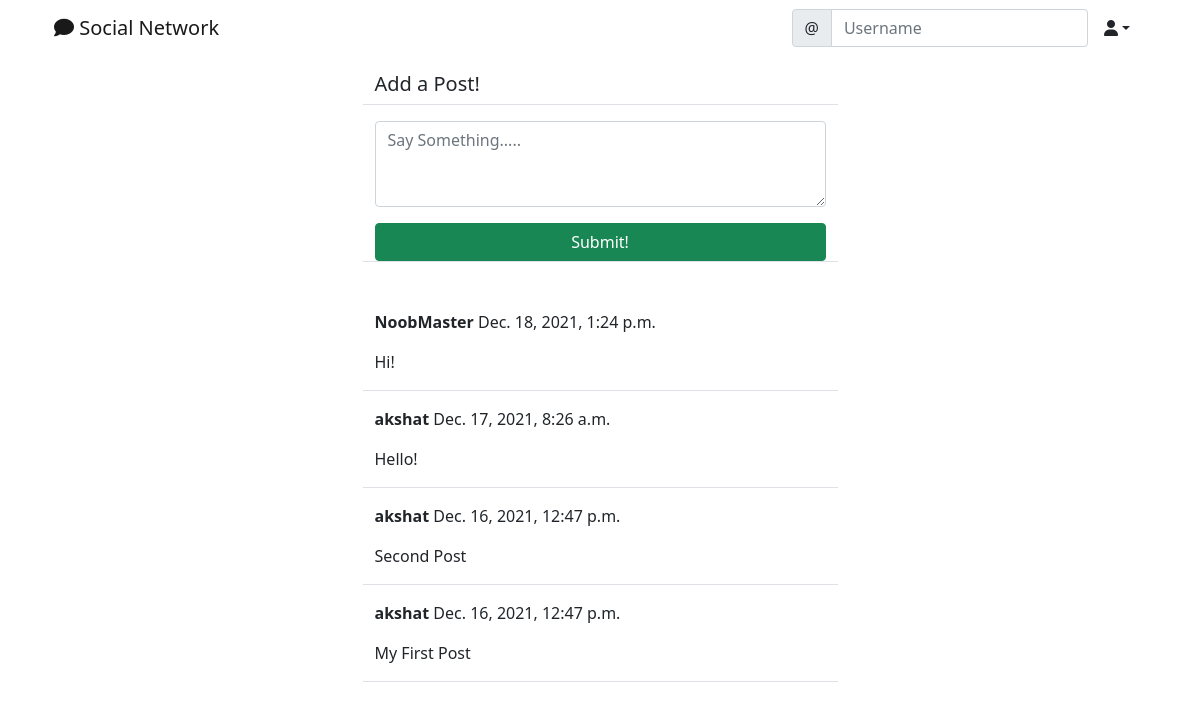
The app's page /social/ (signed in), older data.
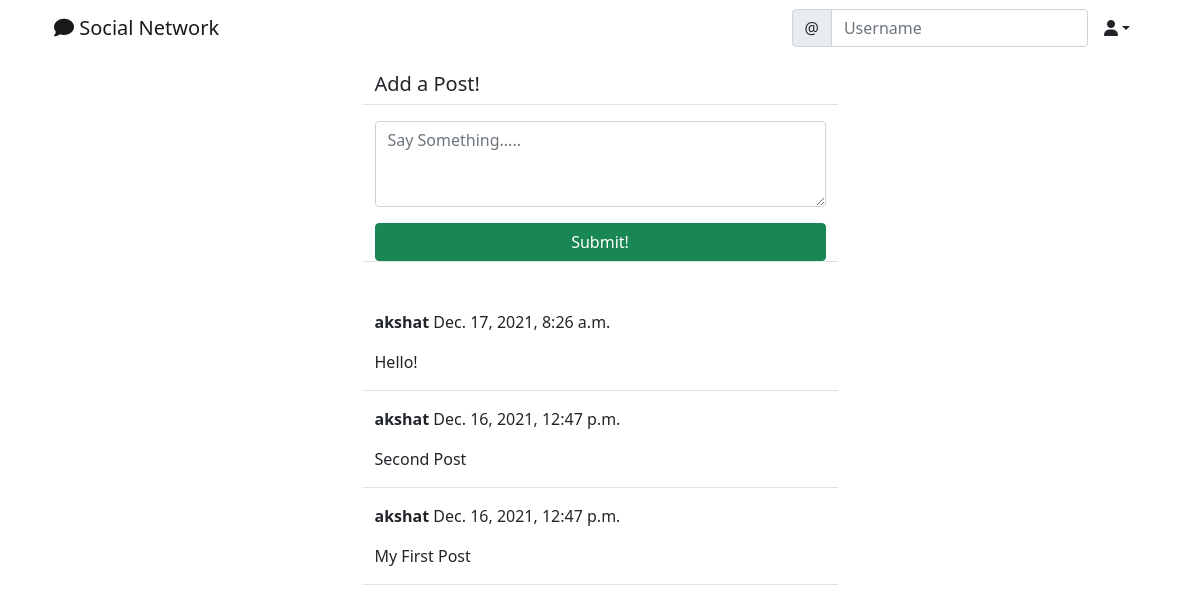
The same page, newer data.
### social/models.py (models this page shows)
class Post(models.Model):
    body = models.TextField()
    created_on = models.DateTimeField(default=timezone.now)
    author = models.ForeignKey(User, on_delete=models.CASCADE)

### social/views.py (the view, shortened to what this page needs)
# urls.py: path("", PostListView.as_view(), name="post-list"),
class PostListView(LoginRequiredMixin, View):
    def get(self, request, *args, **kwargs):
        posts = Post.objects.all().order_by("-created_on")
        form = PostForm()
        context = {
            "post_list": posts,
            "form": form,
        }
        return render(request, "social/post_list.html", context)

### social/forms.py
class PostForm(forms.ModelForm):
    body = forms.CharField(
        label="",
        widget=forms.Textarea(attrs={"rows": "3", "placeholder": "Say Something....."}),
    )
    class Meta:
        model = Post
        fields = ["body"]

### social/templates/social/post_list.html (shortened to what this page needs)
{% extends 'landing/base.html' %}
{% load crispy_forms_tags %}
{% block content %}
<div class="container">
    <div class="row justify-content-center mt-3">
        <div class="col-md-5 col-sm-12 border-bottom">
            <h5>Add a Post!</h5>
        </div>
    </div>
    <div class="row justify-content-center mt-3 mb-5">
        <div class="col-md-5 col-sm-12 border-bottom">
          <form method="POST">
              {{ form | crispy }}
              <div class="d-grid gap-2">
                  <button class="btn btn-success mt-3">Submit!</button>
              </div>
          </form>
        </div>
    </div>
    {% for post in post_list %}
    <div class="row justify-content-center mt-3">
        <div class="col-md-5 col-sm-12 border-bottom position-relative">
            <p><strong>{{ post.author }}</strong> {{ post.created_on }}</p>
            <p>{{ post.body }}</p>
        </div>
    </div>
    {% endfor %}
</div>
{% endblock content %}

### landing/templates/landing/base.html (shortened to what this page needs)
<!doctype html>
<html lang="en">
  <head>
    <link href="https://cdn.jsdelivr.net/npm/bootstrap@5.0.2/dist/css/bootstrap.min.css" rel="stylesheet">
  </head>
  <body>
    {% include 'landing/navbar.html' %}
    {% block content %}
    {% endblock content %}
  </body>
</html>

### landing/templates/landing/navbar.html (shortened to what this page needs)
<div class="container">
<nav class="navbar navbar-expand-lg navbar-light">
  <div class="container-fluid">
    <a class="navbar-brand"
    {% if user.is_authenticated %}
    href="{% url 'post-list' %}"
    {% else %}
    href="{% url 'index' %}"
    {% endif %}
    ><i class="fas fa-comment"></i>
    Social Network</a>
    <div class="collapse navbar-collapse" id="navbarTogglerDemo03">
      <form class="d-flex">
        <div class="input-group">
        <span class="input-group-text" id="basic-addon1">@</span>
        <input type="text" class="form-control" placeholder="Username" aria-label="Username" aria-describedby="basic-addon1">
    </div>
      </form>
      {% if user.is_authenticated %}
      <div class="nav-item dropdown">
        <a class="nav-link dropdown-toggle text-dark" data-bs-toggle="dropdown" role="buton" aria-expanded="false"><i class="fas fa-user"></i></a>
      </div>
      {% endif %}
    </div>
  </div>
</nav>
</div>

Row changes from the older to the newer data that the page shows:
removed Post: author "NoobMaster", created_on "Dec. 18, 2021, 1:24 p.m.", body "Hi!"
